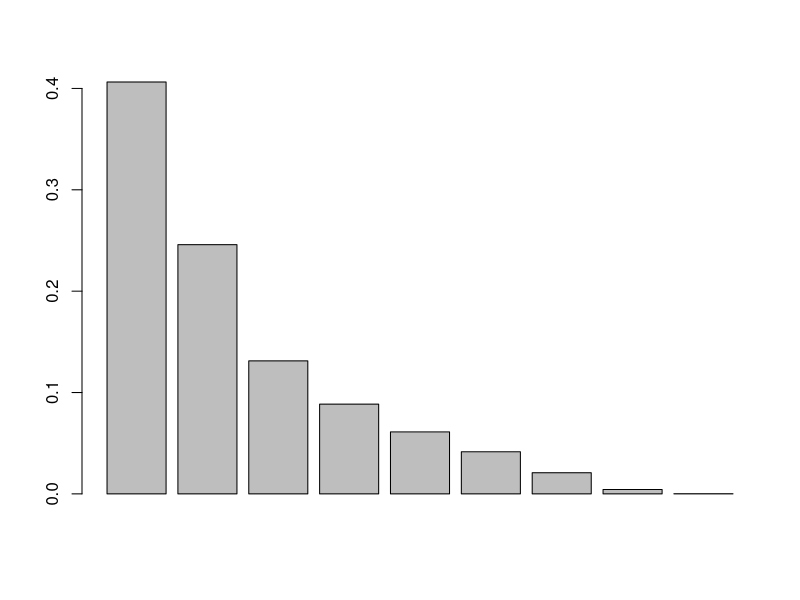

Reproduce this figure in R. (Note: this script raises an error after producing the figure.)

data(Glass, package = "mlbench")
training = Glass[c(1:50, 91:146), -10]
trainingType = factor(Glass[c(1:50, 91:146), 10])
testing = Glass[51:90, -10]
testingType = factor(Glass[51:90, 10])

pca_model <- prcomp(training, center=TRUE, scale=TRUE)
eigenvalues = pca_model$sdev^2
eigenvectors = pca_model$rotation
barplot(pca_model$sdev ^ 2 / sum(pca_model$sdev ^ 2))

eigenvalues[1]/sum(eigenvalues)

sum(eigenvalues[c(5:9)])/sum(eigenvalues)

library(class)
predictions=knn(training,testing,trainingType,k=3)

Accuracy(predictions, testingType)

library(MLmetrics)
library(e1071)

Recall(testingType,predictions,"2")


pc_train = predict(pca_model, training)
pc_test = predict(pca_model,testing)
accuracy=c()

for (i in c(1:ncol(pc))) {
  
  
  pred=knn(as.data.frame(pc_train[,1:i]),as.data.frame(pc_test[,1:i]),trainingType,k=3)
  accuracy= c(accuracy, Accuracy(pred, testingType) )
  
}

print(accuracy)
which.max(accuracy)
